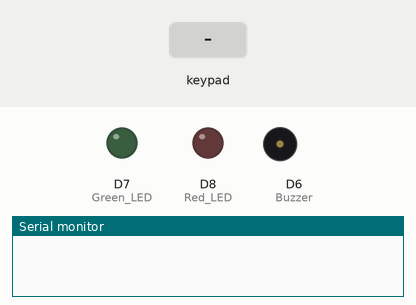
Simulated run of this sketch. Board: ESP8266 (NodeMCU). Shown: output pins drawn as LEDs (lit = HIGH), buzzer (waves = sounding, pin HIGH), the last lines printed to the serial monitor. Dashed ring = blinking. The test bench sets the inputs (shaded band). WiFi joins after 1.5 s; servers stay silent unless stated.

Above: at 3.0 s.
3.1 s: key '#' pressed
At 3.7 s:
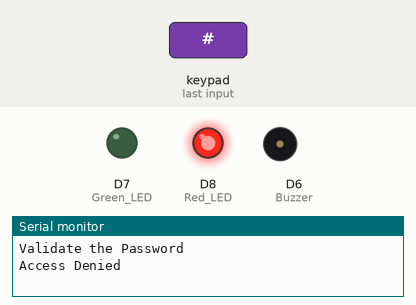
6.1 s: keypad keys 1 2 3 4 # # pressed 0.4 s apart
At 8.6 s:
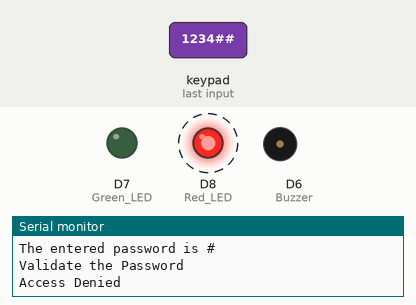
11.5 s: key '*' pressed
13.8 s: keypad keys 1 2 3 4 # pressed 0.4 s apart
At 16.7 s:
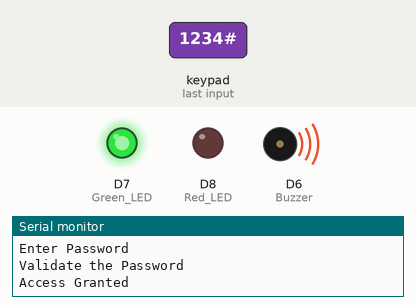
Timing chart, 0 to 19.8 s (numbered marks = the images above; inputs shaded):
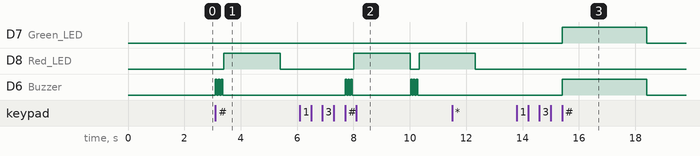

The sketch:

Keypad_ESP8266.ino
```cpp
// Blynk template and authentication information
#define BLYNK_TEMPLATE_ID "TMPL3gxKbEIS5"
#define BLYNK_TEMPLATE_NAME "HomeSecurity"
#define BLYNK_AUTH_TOKEN "RDs-5TaFIsxVHn6VEC483jSQKw_JjJ0q"
#define BLYNK_PRINT Serial

char auth[] = BLYNK_AUTH_TOKEN;
char ssid[] = "Annmon"; // WiFi network name
char pass[] = "childsafe"; // WiFi password

#include <Keypad.h>
#include <ESP8266WiFi.h>
#include <BlynkSimpleEsp8266.h>
const byte ROWS = 3; // Three rows
const byte COLS = 3; // Three columns
char keys[ROWS][COLS] = {
  {'1','2','3'},
  {'4','5','6'},

  {'*','0','#'}
};

// Connect keypad ROW0 to D0, ROW1 to D1, and ROW3 to D2
//Removed ROW2 because of lack of PINS in microcontroller
byte rowPins[ROWS] = {D0, D1, D2};
// Connect keypad COL0 to D3, COL1 to D4, and COL3 to D5.
byte colPins[COLS] = {D3, D4, D5};

Keypad keypad = Keypad( makeKeymap(keys), rowPins, colPins, ROWS, COLS ); // Initialize the keypad
String v_passcode = ""; // String to store the entered passcode
BlynkTimer timer; // timer object created, BlynkTimer is a class.
void setup() {
  Blynk.begin(auth, ssid, pass); // Start Blynk using WiFi credentials
  Serial.begin(9600); // Start serial communication at 9600 baud rate
  pinMode(D6, OUTPUT); // Buzzer
  pinMode(D7, OUTPUT); // Green LED
  pinMode(D8, OUTPUT); // Red LED
  timer.setInterval(1L, emailsetup); // Set timer to call emailsetup function every 1 millisecond
}
// emailsetup being scheduled to be called repeatedly by the BlynkTimer object.
// emailsetup() is scheduled to run every 1 millisecond, almost every time loop() runs, timer.run() will execute emailsetup().
void emailsetup() {
   char key = keypad.getKey(); // Read the key that is pressed
    if (key != NO_KEY) { // If a key is pressed, add it to the passcode string
    v_passcode = v_passcode + key; // Append the pressed key to the passcode

    if (key == '*') { // Check if '*' is pressed to reset passcode entry
      Serial.println("Enter Password");
      v_passcode = ""; // Reset the passcode
    }

    if (key == '#') {  // Check if '#' is pressed to validate the passcode
      Serial.println("Validate the Password");
      if (v_passcode == "1234#") { // Password is correct
        Blynk.logEvent("password_entry", "Your child reached home"); // Log correct password entry
        Serial.println("Access Granted");
        digitalWrite(D6, HIGH); // Turn on buzzer
        digitalWrite(D7, HIGH); // Turn on green LED
        delay(3000); // Wait for 3 seconds
        digitalWrite(D6, LOW);  // Turn off buzzer
        digitalWrite(D7, LOW);  // Turn off green LED
      } else if (v_passcode == "5050#") {
      /* Pseudo-password [From outside of the device it will show correct,
      but it signals as wrong password to parents]*/
      Blynk.logEvent("password_entry", "Your Child is in danger"); // Log wrong password entry
      Serial.println("Pseudo-password entered");
        digitalWrite(D6, HIGH); // Turn on buzzer
        digitalWrite(D7, HIGH); // Turn on green LED
        delay(3000); // Wait for 3 seconds
        digitalWrite(D6, LOW);  // Turn off buzzer
        digitalWrite(D7, LOW);  // Turn off green LED
      } else { // Password is wrong
         Blynk.logEvent("password_entry", "Wrong Passcode Entered"); // Log wrong password entry
         Serial.println("Access Denied");
           for (int i = 0; i < 3; i++) {
          digitalWrite(D6, HIGH);
          delay(50);
          digitalWrite(D6, LOW);
          delay(50);
        }
          digitalWrite(D8,HIGH);
          delay(2000);
          digitalWrite(D8,LOW);
      }
      Serial.println("The entered password is " + v_passcode);
    }
    }
  }
  void loop() {
  Blynk.run(); // Run Blynk process
  timer.run(); // checks if it's time to call any function scheduled by the timer.
}
```

Measured:
- after the input at 3.1 s, D8 (Red_LED): LOW → HIGH after 0.30 s, → LOW 2.0 s later; D6 (Buzzer): alternates HIGH for 0.05 s and LOW for 0.05 s, 6 changes in all, then stays LOW, starting at once
- after the input at 6.1 s, D8 (Red_LED): LOW → HIGH after 1.9 s, → LOW 2.0 s later, → HIGH 0.32 s later
- after the input at 13.8 s, D7 (Green_LED), D6 (Buzzer): LOW → HIGH after 1.6 s, → LOW 3.0 s later
